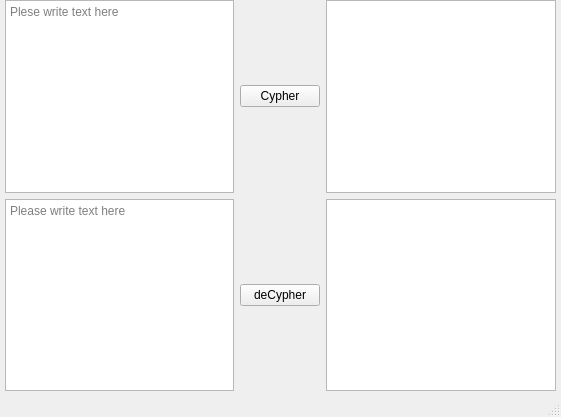
<?xml version="1.0" encoding="UTF-8"?>
<ui version="4.0">
 <class>MainWindow</class>
 <widget class="QMainWindow" name="MainWindow">
  <property name="geometry">
   <rect>
    <x>0</x>
    <y>0</y>
    <width>561</width>
    <height>417</height>
   </rect>
  </property>
  <property name="windowTitle">
   <string>MainWindow</string>
  </property>
  <widget class="QWidget" name="centralwidget">
   <widget class="QWidget" name="verticalLayoutWidget">
    <property name="geometry">
     <rect>
      <x>5</x>
      <y>0</y>
      <width>551</width>
      <height>391</height>
     </rect>
    </property>
    <layout class="QVBoxLayout" name="verticalLayout">
     <item>
      <layout class="QHBoxLayout" name="horizontalLayout_2">
       <item>
        <widget class="QTextEdit" name="Cypher_input">
         <property name="placeholderText">
          <string>Plese write text here</string>
         </property>
        </widget>
       </item>
       <item>
        <widget class="QPushButton" name="Cypher">
         <property name="text">
          <string>Cypher</string>
         </property>
        </widget>
       </item>
       <item>
        <widget class="QTextBrowser" name="Cypher_output"/>
       </item>
      </layout>
     </item>
     <item>
      <layout class="QHBoxLayout" name="horizontalLayout">
       <item>
        <widget class="QTextEdit" name="deCypher_input">
         <property name="styleSheet">
          <string notr="true"/>
         </property>
         <property name="html">
          <string>&lt;!DOCTYPE HTML PUBLIC &quot;-//W3C//DTD HTML 4.0//EN&quot; &quot;http://www.w3.org/TR/REC-html40/strict.dtd&quot;&gt;
&lt;html&gt;&lt;head&gt;&lt;meta name=&quot;qrichtext&quot; content=&quot;1&quot; /&gt;&lt;style type=&quot;text/css&quot;&gt;
p, li { white-space: pre-wrap; }
&lt;/style&gt;&lt;/head&gt;&lt;body style=&quot; font-family:'Ubuntu'; font-size:11pt; font-weight:400; font-style:normal;&quot;&gt;
&lt;p style=&quot;-qt-paragraph-type:empty; margin-top:0px; margin-bottom:0px; margin-left:0px; margin-right:0px; -qt-block-indent:0; text-indent:0px;&quot;&gt;&lt;br /&gt;&lt;/p&gt;&lt;/body&gt;&lt;/html&gt;</string>
         </property>
         <property name="placeholderText">
          <string>Please write text here</string>
         </property>
        </widget>
       </item>
       <item>
        <widget class="QPushButton" name="deCypher">
         <property name="text">
          <string>deCypher</string>
         </property>
        </widget>
       </item>
       <item>
        <widget class="QTextBrowser" name="deCypher_output">
         <property name="styleSheet">
          <string notr="true"/>
         </property>
        </widget>
       </item>
      </layout>
     </item>
    </layout>
   </widget>
  </widget>
  <widget class="QStatusBar" name="statusbar"/>
 </widget>
 <resources/>
 <connections/>
</ui>
